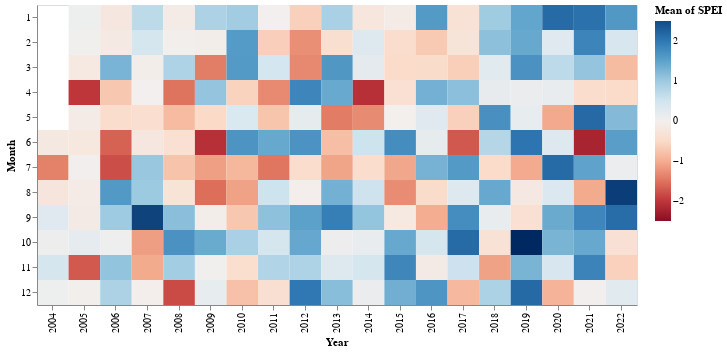

Write notebook code for a chart like this one.
### Code cell
alt.Chart(spei_df).mark_rect().encode(
    x='Year:O',
    y='Month:O',
    color=alt.Color(
        'mean(SPEI):Q', scale=alt.Scale(scheme='redblue', domain=(-2.5, 2.5))),
    tooltip=[
        alt.Tooltip('Year:O', title='Year'),
        alt.Tooltip('Month:O', title='Month'),
        alt.Tooltip('mean(SPEI):Q', title='SPEI')
    ]).properties(width=600, height=300)

### Figure 1 — Vega-Lite specification as saved in the notebook (floating-point values rounded to 4 significant figures; data arrays with more than 128 entries replaced by an {"elided": "..."} marker saying what was removed)
{"config": {"view": {"continuousWidth": 300, "continuousHeight": 300}}, "data": {"name": "data-f79eeb013d812d1ab6f7d1b19a3cc095"}, "mark": {"type": "rect"}, "encoding": {"color": {"aggregate": "mean", "field": "SPEI", "scale": {"domain": [-2.5, 2.5], "scheme": "redblue"}, "type": "quantitative"}, "tooltip": [{"field": "Year", "title": "Year", "type": "ordinal"}, {"field": "Month", "title": "Month", "type": "ordinal"}, {"aggregate": "mean", "field": "SPEI", "title": "SPEI", "type": "quantitative"}], "x": {"field": "Year", "type": "ordinal"}, "y": {"field": "Month", "type": "ordinal"}}, "height": 300, "width": 600, "$schema": "https://vega.github.io/schema/vega-lite/v5.17.0.json", "datasets": {"data-f79eeb013d812d1ab6f7d1b19a3cc095": {"elided": "223 records"}}}
